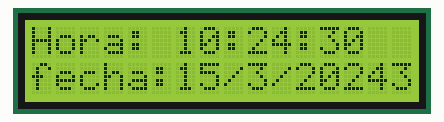
Bench run of a sketch on a simulated Arduino Uno, built with avr-gcc and run on an emulated ATmega328P. Shown: 16×2 character LCD. The local clock reads 2024-03-15 10:24:30 at power-on unless the sketch sets it; what the sketch prints to the serial monitor is not drawn.

Above: at 0.2 s.
At 4.4 s:
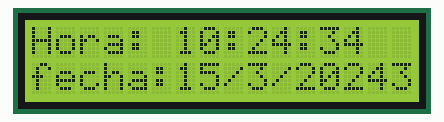
At 9.6 s:
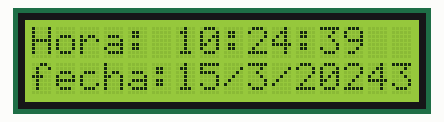
At 19.1 s:
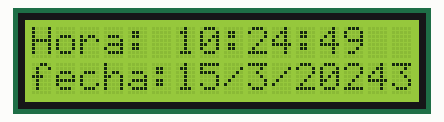
At 28.6 s:
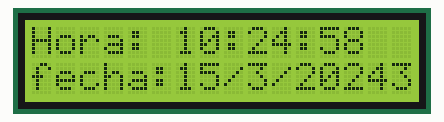
At 38.0 s:
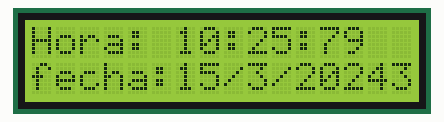

The sketch:

reloj_con_lcd.ino
```cpp
/* CONNECTIONS:
 DS1302 CLK/SCLK --> 5
 DS1302 DAT/IO --> 4
 DS1302 RST/CE --> 2
 DS1302 VCC --> 3.3v - 5v
 DS1302 GND --> GND*/

#include <LiquidCrystal_I2C.h>
#include <Wire.h>
LiquidCrystal_I2C  lcd(0x27, 16,2);

#include <ThreeWire.h>
#include <RtcDS1302.h>

ThreeWire myWire(4,5,2); // IO, SCLK, CE
RtcDS1302<ThreeWire> Rtc(myWire);

#define countof(a) (sizeof(a) / sizeof(a[0]))


long calculo;

void setup ()
{
   lcd.init ();
   lcd.backlight();

    Serial.begin(9600);
    Serial.print("compiled: ");
    Serial.print(__DATE__);
    Serial.println(__TIME__);
    Rtc.Begin();

    RtcDateTime compiled = RtcDateTime(__DATE__, __TIME__);
    printDateTime(compiled);
    Serial.println();

    if (!Rtc.IsDateTimeValid())
    {
        Serial.println("RTC lost confidence in the DateTime!");
        Rtc.SetDateTime(compiled);
    }

    if (Rtc.GetIsWriteProtected())
    {
        Serial.println("RTC was write protected, enabling writing now");
        Rtc.SetIsWriteProtected(false);
    }

    if (!Rtc.GetIsRunning())
    {
        Serial.println("RTC was not actively running, starting now");
        Rtc.SetIsRunning(true);
    }

    RtcDateTime now = Rtc.GetDateTime();
    if (now < compiled)
    {
        Serial.println("RTC is older than compile time!  (Updating DateTime)");
        Rtc.SetDateTime(compiled);
    }


}

void loop ()
{
    RtcDateTime now = Rtc.GetDateTime();
    printDateTime(now);
    Serial.println("  ");

    if (!now.IsValid())
    {
        // Common Causes:
        //    1) the battery on the device is low or even missing and the power line was disconnected
        Serial.println("RTC lost confidence in the DateTime!");
    }

    delay(1000);
    // read data
    uint8_t buff[20];
    const uint8_t count = sizeof(buff);
    // get our data
    uint8_t gotten = Rtc.GetMemory(buff, count);

    if (gotten != count)
    {
        Serial.print("something didn't match, count = ");
        Serial.print(count, DEC);
        Serial.print(", gotten = ");
        Serial.print(gotten, DEC);
        Serial.println();
    }

}


void printDateTime(const RtcDateTime& dt)
{
    char datestring[20];

    snprintf_P(datestring,
            countof(datestring),
            PSTR("%02u/%02u/%04u %02u:%02u:%02u"),
            dt.Day(),
            dt.Month(),
            dt.Year(),
            dt.Hour(),
            dt.Minute(),
            dt.Second() );
    Serial.print(datestring);

    /*if (dt.Minute() == 29 ){
      Serial.print(" hola");
      }else{
        Serial.print(" ");
      }*/


      lcd.setCursor(0,0);
      lcd.print("Hora: ");
       lcd.print(dt.Hour());
        lcd.print(":");
       lcd.print(dt.Minute());
       lcd.print(":");
       lcd.print(dt.Second());
delay(10);
       lcd.setCursor(0,1);
       lcd.print("fecha:");
       lcd.print(dt.Day());
       lcd.print("/");
       lcd.print(dt.Month());
       lcd.print("/");
       lcd.print(dt.Year());
delay(10);


}
```

Measured:
- what the display in image 0 shows lasts 1.0 s, from 0.2 s to 1.2 s
- what the display in image 1 shows lasts 1.1 s, from 4.3 s to 5.4 s
